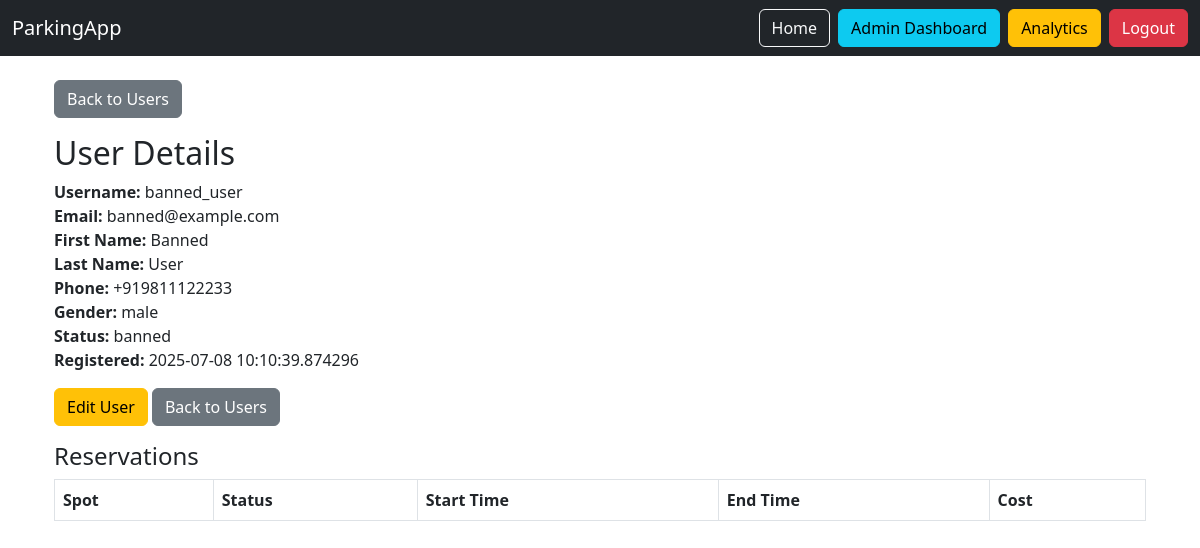
The app's page /admin/users/5 (signed in) with its own data.
### app/models/user.py (models this page shows, shortened)
class User(BaseModel):
    __tablename__ = "users"
    username = db.Column(db.String(80), unique=True, nullable=False, index=True)
    email = db.Column(db.String(150), unique=True, nullable=False, index=True)
    phone = db.Column(db.String(20), nullable=False, unique=True)
    password_hash = db.Column(db.String(200), nullable=False)
    first_name = db.Column(db.String(50), nullable=False)
    last_name = db.Column(db.String(50), nullable=False)
    gender = db.Column(db.Enum(GenderEnum), nullable=False, default=GenderEnum.OTHER)
    status = db.Column(db.Enum(UserStatus), default=UserStatus.PENDING, nullable=False)
    user_roles = db.relationship('UserRole', back_populates='user', cascade='all, delete-orphan')
    reservations = db.relationship('Reservation', back_populates='user')

### app/routes/admin.py (the view)
@admin_bp.route('/users/<int:user_id>')
@require_permission(PermissionType.MANAGE_USERS.value)
@refresh_db_session
def view_user_details(user_id):
    user = User.query.get_or_404(user_id)
    reservations = Reservation.query.filter_by(user_id=user_id).order_by(Reservation.created_at.desc()).all()
    return render_template('admin/users/details.html', user=user, reservations=reservations)

### app/routes/admin.py (called while the page is built)
def refresh_db_session(func):
    @wraps(func)
    def wrapper(*args, **kwargs):
        db.session.expire_all()  # clears SQLAlchemy cache
        return func(*args, **kwargs)
    return wrapper

### app/templates/admin/users/details.html (shortened to what this page needs)
{% extends 'base.html' %}
{% block content %}
<div class="container mt-4">
  <a href="{{ url_for('admin.manage_users') }}" class="btn btn-secondary mb-3">Back to Users</a>
  <h2>User Details</h2>
  <div class="mb-3">
    <strong>Username:</strong> {{ user.username }}<br>
    <strong>Email:</strong> {{ user.email }}<br>
    <strong>First Name:</strong> {{ user.first_name or '' }}<br>
    <strong>Last Name:</strong> {{ user.last_name or '' }}<br>
    <strong>Phone:</strong> {{ user.phone or '' }}<br>
    <strong>Gender:</strong> {{ user.gender.value if user.gender else '' }}<br>
    <strong>Status:</strong> {{ user.status.value if user.status else '' }}<br>
    <strong>Registered:</strong> {{ user.created_at }}<br>
  </div>
  <a href="{{ url_for('admin.edit_user', user_id=user.id) }}" class="btn btn-warning mb-3">Edit User</a>
  <a href="{{ url_for('admin.manage_users') }}" class="btn btn-secondary mb-3">Back to Users</a>
  <h4>Reservations</h4>
  <table class="table table-bordered table-striped">
    <thead>
      <tr>
        <th>Spot</th>
        <th>Status</th>
        <th>Start Time</th>
        <th>End Time</th>
        <th>Cost</th>
      </tr>
    </thead>
  </table>
</div>
{% endblock %}

### records on screen
User: username "banned_user", email "banned@example.com", first_name "Banned", last_name "User", phone "+919811122233", gender "male", status "banned", created_at "2025-07-08 10:10:39.874296"
